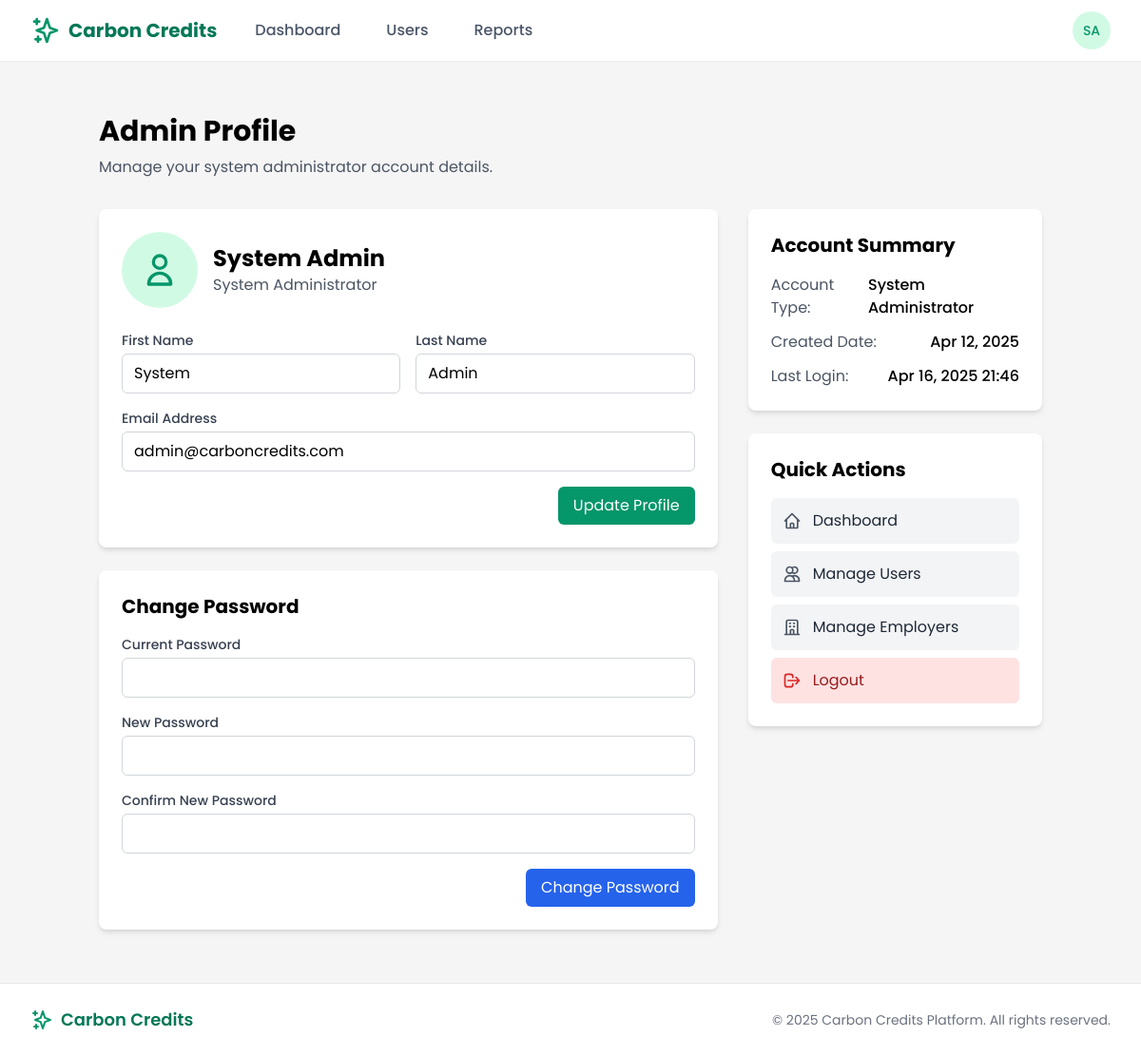
Page /systemadmin/profile/ (signed in) on the earlier database version.
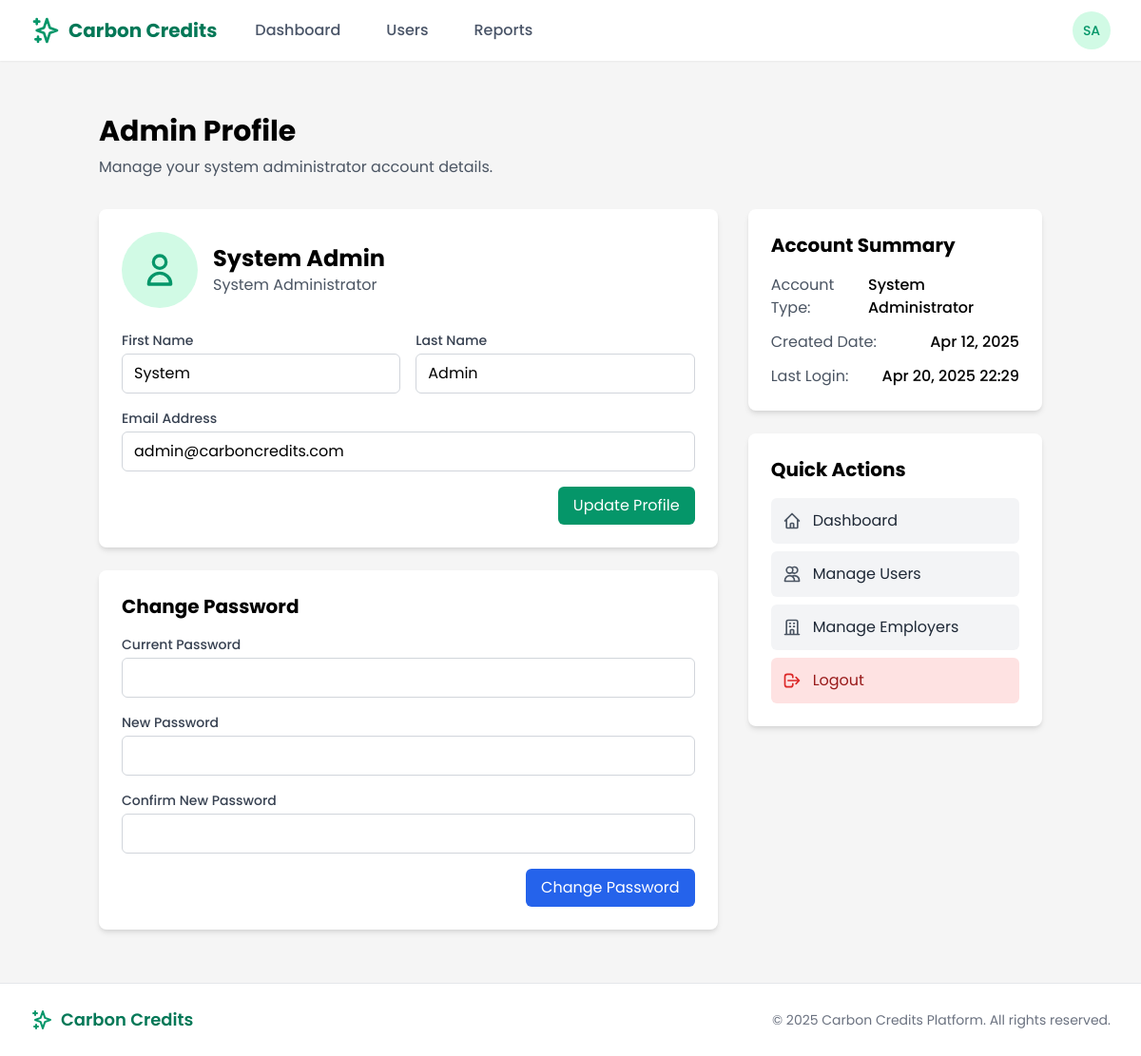
Same page on the later database version.
### users/models.py (models this page shows, shortened)
class CustomUser(AbstractUser):
    is_employee = models.BooleanField(default=False)
    is_employer = models.BooleanField(default=False)
    is_bank_admin = models.BooleanField(default=False)
    is_super_admin = models.BooleanField(default=False)
    email = models.EmailField(_('email address'), unique=True)
    date_joined = models.DateTimeField(default=timezone.now)
    approved = models.BooleanField(default=False)
    USERNAME_FIELD = 'email'
    REQUIRED_FIELDS = ['username', 'first_name', 'last_name']
    class Meta:
        verbose_name = _('user')
        verbose_name_plural = _('users')

### core/views/admin_views.py (the view)
# urls.py: path('profile/', admin_views.admin_profile, name='admin_profile'),
@login_required
@user_passes_test(is_super_admin)
def admin_profile(request):
    context = {
        'page_title': 'Admin Profile',
        'user': request.user,
    }
    return render(request, 'admin/profile.html', context)

### core/views/admin_views.py (called while the page is built)
def is_super_admin(user):
    return user.is_authenticated and user.is_super_admin

### templates/admin/profile.html (shortened to what the changed rows need)
{% extends 'base.html' %}
{% load static %}
{% block content %}
<div class="container mx-auto px-4 py-8">
    <div class="mb-8">
        <h1 class="text-3xl font-bold mb-2">Admin Profile</h1>
    </div>
    <div class="grid grid-cols-1 md:grid-cols-3 gap-8">
        <div class="col-span-2">
            <div class="bg-white rounded-lg shadow-md p-6 mb-6">
                <div class="flex items-center mb-6">
                    <div>
                        <h2 class="text-2xl font-bold">{{ user.get_full_name }}</h2>
                        <p class="text-gray-600">System Administrator</p>
                    </div>
                </div>
                <form method="post" action="{% url 'admin_update_profile' %}">
                    <div class="grid grid-cols-1 md:grid-cols-2 gap-4 mb-4">
                        <div>
                            <label for="first_name" class="block text-sm font-medium text-gray-700 mb-1">First Name</label>
                            <input type="text" id="first_name" name="first_name" value="{{ user.first_name }}" class="w-full px-3 py-2 border border-gray-300 rounded-md focus:outline-none focus:ring-2 focus:ring-green-500">
                        </div>
                        <div>
                            <label for="last_name" class="block text-sm font-medium text-gray-700 mb-1">Last Name</label>
                            <input type="text" id="last_name" name="last_name" value="{{ user.last_name }}" class="w-full px-3 py-2 border border-gray-300 rounded-md focus:outline-none focus:ring-2 focus:ring-green-500">
                        </div>
                    </div>
                    <div class="mb-4">
                        <label for="email" class="block text-sm font-medium text-gray-700 mb-1">Email Address</label>
                        <input type="email" id="email" name="email" value="{{ user.email }}" class="w-full px-3 py-2 border border-gray-300 rounded-md focus:outline-none focus:ring-2 focus:ring-green-500">
                    </div>
                </form>
            </div>
        </div>
        <div>
            <div class="bg-white rounded-lg shadow-md p-6 mb-6">
                <div class="space-y-3">
                    <div class="flex justify-between">
                        <span class="text-gray-600">Created Date:</span>
                        <span class="font-medium">{{ user.date_joined|date:"M d, Y" }}</span>
                    </div>
                    <div class="flex justify-between">
                        <span class="text-gray-600">Last Login:</span>
                        <span class="font-medium">{{ user.last_login|date:"M d, Y H:i" }}</span>
                    </div>
                </div>
            </div>
        </div>
    </div>
</div>
{% endblock %}

### templates/base.html (shortened to what this page needs)
{% load static %}
<!DOCTYPE html>
<html lang="en">
<head>
    <link href="https://cdn.jsdelivr.net/npm/tailwindcss@2.2.19/dist/tailwind.min.css" rel="stylesheet">
</head>
<body class="flex flex-col min-h-screen">
    <header class="bg-white shadow-sm sticky top-0 z-50">
        <nav class="max-w-7xl mx-auto px-4 sm:px-6 lg:px-8">
            <div class="flex justify-between h-16">
                <div class="flex">
                    <div class="flex-shrink-0 flex items-center">
                        <a href="{% url 'home' %}" class="flex items-center">
                            <svg xmlns="http://www.w3.org/2000/svg" class="h-8 w-8 text-green-600" fill="none" viewBox="0 0 24 24" stroke="currentColor">
                                <path stroke-linecap="round" stroke-linejoin="round" stroke-width="2" d="M5 3v4M3 5h4M6 17v4m-2-2h4m5-16l2.286 6.857L21 12l-5.714 2.143L13 21l-2.286-6.857L5 12l5.714-2.143L13 3z" />
                            </svg>
                            <span class="ml-2 text-xl font-bold text-green-700">Carbon Credits</span>
                        </a>
                    </div>
                    {% if user.is_authenticated %}
                    <div class="hidden sm:ml-6 sm:flex sm:space-x-4 items-center">
                        {% if user.is_super_admin %}
                        <a href="{% url 'admin_dashboard' %}" class="nav-link {% if request.resolver_match.url_name == 'admin_dashboard' %}active{% endif %}">Dashboard</a>
                        <a href="{% url 'admin_users' %}" class="nav-link {% if request.resolver_match.url_name == 'admin_users' %}active{% endif %}">Users</a>
                        <a href="{% url 'admin_reports' %}" class="nav-link {% if request.resolver_match.url_name == 'admin_reports' %}active{% endif %}">Reports</a>
                        {% endif %}
                    </div>
                    {% endif %}
                </div>
                <div class="flex items-center">
                    {% if user.is_authenticated %}
                    <div class="ml-3 relative">
                        <div>
                            <button type="button" class="bg-white rounded-full flex text-sm focus:outline-none focus:ring-2 focus:ring-offset-2 focus:ring-green-500" id="user-menu-button" aria-expanded="false" aria-haspopup="true">
                                <div class="h-10 w-10 rounded-full bg-green-100 flex items-center justify-center text-green-600 font-medium">
                                    {{ user.first_name|slice:":1" }}{{ user.last_name|slice:":1" }}
                                </div>
                            </button>
                        </div>
                    </div>
                    {% else %}
                    <a href="{% url 'login' %}" class="btn-secondary">Log in</a>
                    <a href="{% url 'register' %}" class="ml-3 btn-primary">Register</a>
                    {% endif %}
                </div>
            </div>
        </nav>
    </header>
    <main class="flex-grow py-6">
        {% block content %}{% endblock %}
    </main>
    <footer class="bg-white py-6 border-t border-gray-200 mt-auto">
        <div class="max-w-7xl mx-auto px-4 sm:px-6 lg:px-8">
            <div class="flex flex-col md:flex-row md:justify-between items-center">
                <div class="flex items-center mb-4 md:mb-0">
                    <svg xmlns="http://www.w3.org/2000/svg" class="h-6 w-6 text-green-600" fill="none" viewBox="0 0 24 24" stroke="currentColor">
                        <path stroke-linecap="round" stroke-linejoin="round" stroke-width="2" d="M5 3v4M3 5h4M6 17v4m-2-2h4m5-16l2.286 6.857L21 12l-5.714 2.143L13 21l-2.286-6.857L5 12l5.714-2.143L13 3z" />
                    </svg>
                    <span class="ml-2 text-lg font-semibold text-green-700">Carbon Credits</span>
                </div>
                <p class="text-center text-gray-500 text-sm">
                    &copy; {% now "Y" %} Carbon Credits Platform. All rights reserved.
                </p>
            </div>
        </div>
    </footer>
</body>
</html>

Differences in the rows shown:
changed CustomUser "System Admin": last_login "Apr 16, 2025 21:46" → "Apr 20, 2025 22:29"
